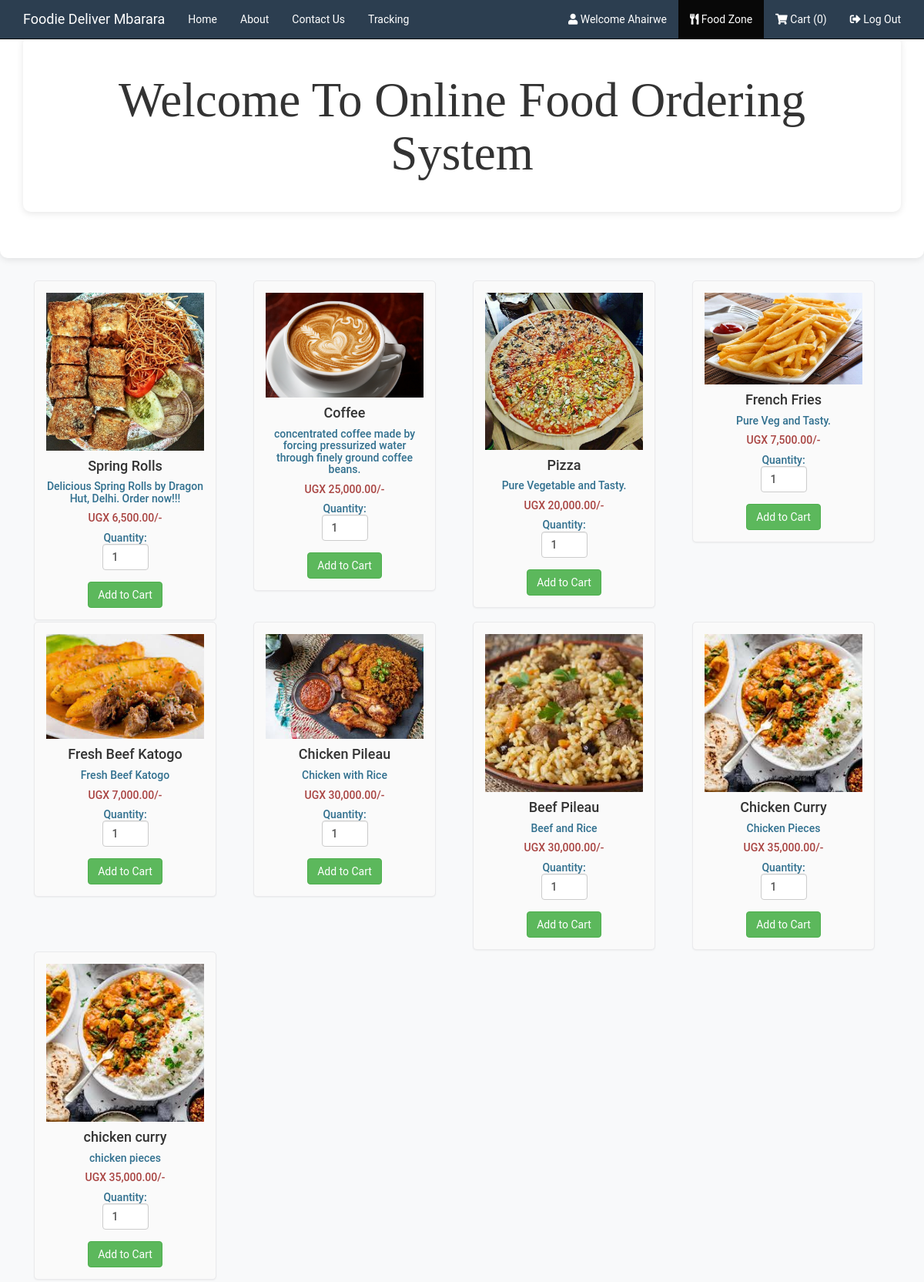
Page /foodlist.php (signed in) on the committed database.
### tables this page shows
CREATE TABLE `food` (
  `F_ID` int(30) NOT NULL,
  `name` varchar(30) NOT NULL,
  `price` int(30) NOT NULL,
  `description` varchar(200) NOT NULL,
  `R_ID` int(30) NOT NULL,
  `images_path` varchar(200) NOT NULL,
  `options` varchar(10) NOT NULL DEFAULT 'ENABLE'
);

### foodlist.php (the view, shortened to what this page needs)
<!DOCTYPE html>
<html lang="en">
<head>
    <link rel="stylesheet" type="text/css" href="css/foodlist.css">
    <link rel="stylesheet" type="text/css" href="css/bootstrap.min.css">
    <link rel="stylesheet" href="https://cdnjs.cloudflare.com/ajax/libs/font-awesome/5.15.4/css/all.min.css">
</head>
<body>
    <nav class="navbar navbar-inverse navbar-fixed-top navigation-clean-search" role="navigation">
        <div class="container">
            <div class="navbar-header">
                <a class="navbar-brand" href="index.php">Foodie Deliver Mbarara</a>
            </div>
            <div class="collapse navbar-collapse" id="myNavbar">
                <ul class="nav navbar-nav">
                    <li><a href="index.php">Home</a></li>
                    <li><a href="aboutus.php">About</a></li>
                    <li><a href="contactus.php">Contact Us</a></li>
                    <li><a href="order-tracking.php">Tracking</a></li>
                </ul>
                <?php if (isset($_SESSION['login_user1'])) { ?>
                    <ul class="nav navbar-nav navbar-right">
                        <li><a href="#"><i class="fas fa-user"></i> Welcome <?php echo $_SESSION['login_user1']; ?></a></li>
                        <li><a href="myrestaurant.php">MANAGER CONTROL PANEL</a></li>
                        <li><a href="logout_m.php"><i class="fas fa-sign-out-alt"></i> Log Out </a></li>
                    </ul>
                <?php } else if (isset($_SESSION['login_user2'])) { ?>
                    <ul class="nav navbar-nav navbar-right">
                        <li><a href="#"><i class="fas fa-user"></i> Welcome <?php echo $_SESSION['login_user2']; ?></a></li>
                        <li class="active"><a href="foodlist.php"><i class="fas fa-utensils"></i> Food Zone </a></li>
                        <li><a href="cart.php"><i class="fas fa-shopping-cart"></i> Cart (<?php echo isset($_SESSION["cart"]) ? count($_SESSION["cart"]) : "0"; ?>)</a></li>
                        <li><a href="logout_u.php"><i class="fas fa-sign-out-alt"></i> Log Out </a></li>
                    </ul>
                <?php } ?>
            </div>
        </div>
    </nav>
    <div id="myCarousel" class="carousel slide" data-ride="carousel">
        <div class="carousel-inner">
            <div class="item active">
            </div>
        </div>
        <a class="left carousel-control" href="#myCarousel" data-slide="prev">
        </a>
        <a class="right carousel-control" href="#myCarousel" data-slide="next">
        </a>
    </div>
    <div class="jumbotron">
    <div class="jumbotron">
        <div class="container text-center">
        <h1 class="welcome-text">Welcome To Online Food Ordering System</h1>
        </div>
    </div>
    </div>
    <div class="container" style="width:95%;">
        <?php
        include('connection.php');
        $sql = "SELECT * FROM FOOD WHERE options = 'ENABLE' ORDER BY F_ID";
        $result = mysqli_query($conn, $sql);
        if (mysqli_num_rows($result) > 0) {
            $count = 0;
            while ($row = mysqli_fetch_assoc($result)) {
                if ($count == 0)
                    echo "<div class='row'>";
        ?>
                <div class="col-md-3">
                    <form method="post" action="cart.php?action=add&id=<?php echo $row["F_ID"]; ?>">
                        <div class="mypanel" align="center">
                            <img src="<?php echo $row["images_path"]; ?>" class="img-responsive">
                            <h4 class="text-dark"><?php echo $row["name"]; ?></h4>
                            <h5 class="text-info"><?php echo $row["description"]; ?></h5>
                            <h5 class="text-danger">UGX <?php echo number_format($row["price"], 2); ?>/-</h5>
                            <h5 class="text-info">Quantity: <input type="number" min="1" max="25" name="quantity" class="form-control" value="1" style="width: 60px;"></h5>
                            <input type="submit" name="add" style="margin-top:5px;" class="btn btn-success" value="Add to Cart">
                        </div>
                    </form>
                </div>
        <?php
                $count++;
                if ($count == 4) {
                    echo "</div>";
                    $count = 0;
                }
            }
        ?>
    </div>
</div>
<?php
        }
?>
</body>
</html>

### css/foodlist.css (style rules this page uses)
body,html { height: 100%; }
body { padding-top: 50px; background-image: url('bgimg1.jpg'); background-repeat: repeat; background-size: cover; background-position: center; }
.mypanel { border: 1px solid #eaeaec; margin: -1px 19px 3px -1px; box-shadow: 0 1px 2px rgba(0,0,0,0.05); background-color: #FAFAFA; padding:15px; border-radius: 5px; }
input { border: 5px solid white; }

### foodlist.php (style rules this page uses)
body { font-family: 'Roboto', sans-serif; background-color: #f8f9fa; margin: 0; padding: 0; }
.navbar { background-color: #2c3e50; }
.navbar-brand, .navbar-nav li a { color: white !important; }
.jumbotron { background-color: #ffffff; padding: 30px; border-radius: 10px; box-shadow: 0 2px 10px rgba(0, 0, 0, 0.1); text-align: center; }
.btn-success { margin-top: 5px; }
.welcome-text { font-family: 'Pacifico', cursive; color: #007bff; font-size: 48px; }

### rows in the picture
food: images_path (picture), name "Spring Rolls", description "Delicious Spring Rolls by Dragon Hut, Delhi. Order now!!!", price "6,500.00"
food: images_path (picture), name "Coffee", description "concentrated coffee made by forcing pressurized water through finely ground coffee beans.", price "25,000.00"
food: images_path (picture), name "Pizza", description "Pure Vegetable and Tasty.", price "20,000.00"
food: images_path (picture), name "French Fries", description "Pure Veg and Tasty.", price "7,500.00"
food: images_path (picture), name "Fresh Beef Katogo", description "Fresh Beef Katogo", price "7,000.00"
food: images_path (picture), name "Chicken Pileau", description "Chicken with Rice", price "30,000.00"
food: images_path (picture), name "Beef Pileau", description "Beef and Rice", price "30,000.00"
food: images_path (picture), name "Chicken Curry", description "Chicken Pieces", price "35,000.00"
food: images_path (picture), name "chicken curry", description "chicken pieces", price "35,000.00"

### other values in the picture
$_SESSION['login_user2'] "Ahairwe"
